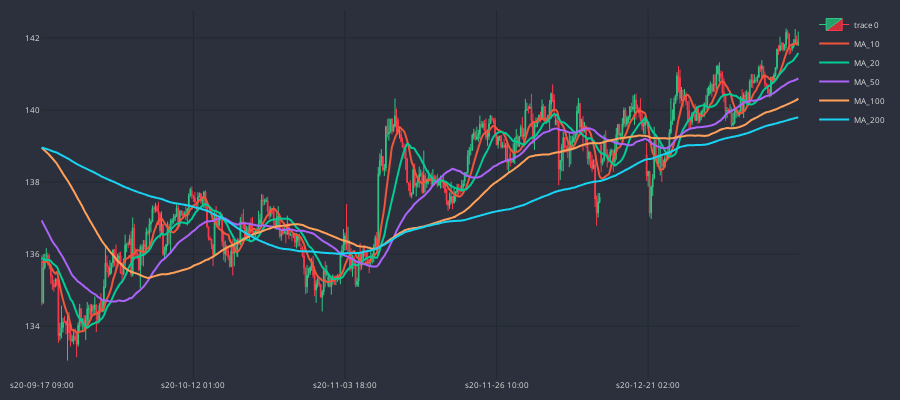

The notebook cell this image was saved under:
### Code cell
cp.show_plot(line_traces=traces)

### Figure 1 — Plotly figure (JSON) as saved in the notebook; plotly's stock layout.template omitted (floating-point values rounded to 4 significant figures; data arrays with more than 128 entries replaced by an {"elided": "..."} marker saying what was removed)
{"data": [{"close": {"elided": "500 float values"}, "decreasing": {"fillcolor": "#CC2E3C", "line": {"color": "#FF3A4C"}}, "high": {"elided": "500 float values"}, "increasing": {"fillcolor": "#24A06B", "line": {"color": "#2EC886"}}, "line": {"width": 1}, "low": {"elided": "500 float values"}, "opacity": 1, "open": {"elided": "500 float values"}, "type": "candlestick", "x": {"elided": "500 str values"}}, {"line": {"shape": "spline", "width": 2}, "name": "MA_10", "type": "scatter", "x": {"elided": "500 str values"}, "y": {"elided": "500 float values"}}, {"line": {"shape": "spline", "width": 2}, "name": "MA_20", "type": "scatter", "x": {"elided": "500 str values"}, "y": {"elided": "500 float values"}}, {"line": {"shape": "spline", "width": 2}, "name": "MA_50", "type": "scatter", "x": {"elided": "500 str values"}, "y": {"elided": "500 float values"}}, {"line": {"shape": "spline", "width": 2}, "name": "MA_100", "type": "scatter", "x": {"elided": "500 str values"}, "y": {"elided": "500 float values"}}, {"line": {"shape": "spline", "width": 2}, "name": "MA_200", "type": "scatter", "x": {"elided": "500 str values"}, "y": {"elided": "500 float values"}}], "layout": {"font": {"color": "#e1e1e1", "size": 8}, "height": 400, "margin": {"b": 10, "l": 10, "r": 10, "t": 10}, "paper_bgcolor": "#2c303c", "plot_bgcolor": "#2c303c", "width": 900, "xaxis": {"gridcolor": "#1f292f", "nticks": 5, "rangeslider": {"visible": false}}, "yaxis": {"gridcolor": "#1f292f"}}}
